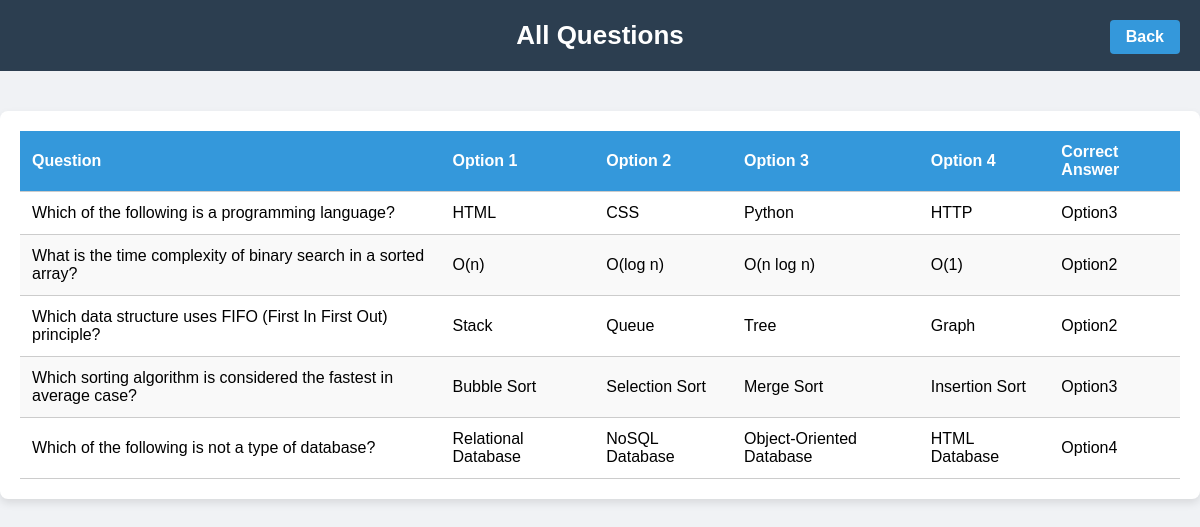
/view_questions/, run on the app's committed database.
### Exam_Portel/models.py (models this page shows, shortened)
class Questions(models.Model):
    question_text = models.CharField(max_length=100,null=True,blank=True)
    option1 = models.CharField(max_length=100,null=True,blank=True)
    option2 = models.CharField(max_length=100,null=True,blank=True)
    option3 = models.CharField(max_length=100,null=True,blank=True)
    option4 = models.CharField(max_length=100,null=True,blank=True)
    ANSWER_CHOICES = (
        ('option1', 'Option 1'),
        ('option2', 'Option 2'),
        ('option3', 'Option 3'),
        ('option4', 'Option 4'),
    )
    correct_answer = models.CharField(max_length=10, choices=ANSWER_CHOICES)

### Exam_Portel/views.py (the view)
# urls.py: path('view_questions/',views.view_questions,name='view_questions'),
def view_questions(request):
    questions = Questions.objects.all()
    return render(request,'admin/view_questions.html',{'questions':questions})

### Exam_Portel/templates/admin/view_questions.html (shortened to what this page needs)
{% load static %}
<!DOCTYPE html>
<html lang="en">
<head>
    <link rel="stylesheet" href="{% static 'css/admin/view_questions.css' %}">
</head>
<body>
<header>
    <h1>All Questions</h1>
    <a href="{% url 'admin_dashboard' %}" class="back-btn">Back</a>
</header>
<div class="table-container">
    <table>
        <thead>
            <tr>
                <th>Question</th>
                <th>Option 1</th>
                <th>Option 2</th>
                <th>Option 3</th>
                <th>Option 4</th>
                <th>Correct Answer</th>
            </tr>
        </thead>
        <tbody>
            {% for q in questions %}
            <tr>
                <td>{{ q.question_text }}</td>
                <td>{{ q.option1 }}</td>
                <td>{{ q.option2 }}</td>
                <td>{{ q.option3 }}</td>
                <td>{{ q.option4 }}</td>
                <td>{{ q.correct_answer|capfirst }}</td>
            </tr>
            {% endfor %}
        </tbody>
    </table>
</div>
</body>
</html>

### Exam_Portel/static/css/admin/view_questions.css (style rules this page uses)
body { font-family: Arial, sans-serif; background-color: #f0f2f5; margin: 0; padding: 0; }
header { background-color: #2c3e50; color: white; padding: 20px; text-align: center; position: relative; }
header h1 { margin: 0; font-size: 26px; }
.back-btn { position: absolute; right: 20px; top: 20px; padding: 8px 16px; background-color: #3498db; color: white; text-decoration: none; border-radius: 4px; font-weight: bold; }
.table-container { max-width: 1200px; margin: 40px auto; background-color: white; padding: 20px; border-radius: 8px; box-shadow: 0 4px 8px rgba(0,0,0,0.1); overflow-x: auto; }
table { width: 100%; border-collapse: collapse; }
table th, table td { padding: 12px; border-bottom: 1px solid #ccc; text-align: left; }
table th { background-color: #3498db; color: white; }
tr:nth-child(even) { background-color: #f9f9f9; }

### data on the page
Questions: question_text "Which of the following is a programming language?", option1 "HTML", option2 "CSS", option3 "Python", option4 "HTTP", correct_answer "Option3"
Questions: question_text "What is the time complexity of binary search in a sorted array?", option1 "O(n)", option2 "O(log n)", option3 "O(n log n)", option4 "O(1)", correct_answer "Option2"
Questions: question_text "Which data structure uses FIFO (First In First Out) principle?", option1 "Stack", option2 "Queue", option3 "Tree", option4 "Graph", correct_answer "Option2"
Questions: question_text "Which sorting algorithm is considered the fastest in average case?", option1 "Bubble Sort", option2 "Selection Sort", option3 "Merge Sort", option4 "Insertion Sort", correct_answer "Option3"
Questions: question_text "Which of the following is not a type of database?", option1 "Relational Database", option2 "NoSQL Database", option3 "Object-Oriented Database", option4 "HTML Database", correct_answer "Option4"
